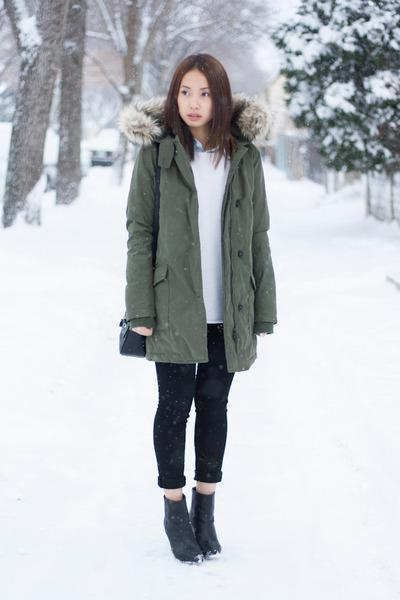
#> input picture assets/top_influenceurs_2024/IMG/image_0.png, 400 x 600 px; its folder holds only this picture in this run
$ jupyter execute --allow-errors main.ipynb
#> lines starting #> are read from the running program, lines starting #| are printed output that depends on the picture
###  Projet : Fashion Trend Intelligence

####  Objectif du projet
Ce projet vise à évaluer la performance d’un modèle de segmentation d'images de vêtements. L’objectif est de prédire des masques segmentés par catégorie et de mesurer la qualité des prédictions via des métriques.

#### Contexte
Le modèle utilisé ici est basé sur le modèle `segformer_b3_clothes`, hébergé sur HuggingFace. Il s’agit d’un modèle pré-entraîné.

Auteur : Christophe Ringot
Date : 25-06-2025

## 1. Import des modules necessaires

Commençons par importer les bibliothèques Python nécessaires. Nous aurons besoin de :
- `os` pour interagir avec le système de fichiers (lister les images).
- `requests` pour effectuer des requêtes HTTP vers l'API.
- `PIL (Pillow)` pour manipuler les images.
- `matplotlib.pyplot` pour afficher les images et les masques.
- `numpy` pour la manipulation des tableaux (les images sont des tableaux de pixels).
- `tqdm.notebook` pour afficher une barre de progression (utile pour plusieurs images).
- `base64` et `io` pour décoder les masques renvoyés par l'API.
- `time` pour calculer la performance du modèle.
- `dotenv` pour charger les variables d'environnements

[cell 1]
from dotenv import load_dotenv, dotenv_values
import matplotlib.pyplot as plt
import os, io, base64, requests
from tqdm import tqdm
from PIL import Image
import numpy as np
import time

### 2. Chargement des variables d'environnement depuis le `.env`

[cell 2]
load_dotenv()
#> (the rest of this cell did not finish here and is left out)

### 3. Déclaration des variables

- **`image_dir`** : Chemin vers le dossier contenant les images à segmenter.
- **`mask_dir`** : Chemin vers le dossier contenant les masques réels associés à chaque image.
- **`max_images`** : Limite le nombre d’images à traiter, utile pour tester rapidement sans tout charger.
- **`api_token`** : Clé secrète d’authentification pour accéder à l’API Hugging Face, à générer sur le site officiel.
  - **Comment obtenir un token API Hugging Face ?**
    1. Créez un compte sur [huggingface.co](https://huggingface.co/).
    2. Allez dans votre profil -> Settings -> Access Tokens.
    3. Créez un nouveau token (par exemple, avec le rôle "read").
    4. Copiez ce token ici.
- **`url`** : Adresse de l’API du modèle `segformer_b3_clothes` pré-entraîné.
- **`headers`** : Dictionnaire d’en-têtes HTTP pour autoriser l’accès à l’API.
- **`image_paths`** : Liste vide initialement, remplie ensuite avec les chemins complets des images à prédire.
- **`mask_paths`** : Liste parallèle à `image_paths`, contenant les chemins vers les masques réels.
- **`combined_masks`** : Liste pour stocker les résultats combinés.

[cell 3]
image_dir = "./assets/top_influenceurs_2024/IMG/"
mask_dir = "./assets/top_influenceurs_2024/Mask/"
max_images = 3
api_token = os.getenv("API_TOKEN")
url = "https://api-inference.huggingface.co/models/sayeed99/segformer_b3_clothes"
headers = {
    "Authorization": f"Bearer {api_token}",
    "Content-Type": "image/png"
}
image_paths = []
mask_paths = []
combined_masks = []

### 4. Fonctions Utilitaires pour le Traitement des Masques

Le modèle que nous utilisons (`sayeed99/segformer_b3_clothes`) renvoie des masques pour différentes classes (cheveux, chapeau, etc.). Ces masques sont encodés en base64. Les fonctions ci-dessous sont fournies pour vous aider à :
1.  `CLASS_MAPPING`: Un dictionnaire qui associe les noms de classes (ex: "Hat") à des identifiants numériques.
2.  `get_image_dimensions`: Récupérer les dimensions d'une image.
3.  `decode_base64_mask`: Décoder un masque de base64 en une image (tableau NumPy) et le redimensionner.
4.  `create_masks`: Combiner les masques de toutes les classes détectées en un seul masque de segmentation final, où chaque pixel a la valeur de l'ID de sa classe.

[cell 4]
CLASS_MAPPING = {
    "Background": 0,
    "Hat": 1,
    "Hair": 2,
    "Sunglasses": 3,
    "Upper-clothes": 4,
    "Skirt": 5,
    "Pants": 6,
    "Dress": 7,
    "Belt": 8,
    "Left-shoe": 9,
    "Right-shoe": 10,
    "Face": 11,
    "Left-leg": 12,
    "Right-leg": 13,
    "Left-arm": 14,
    "Right-arm": 15,
    "Bag": 16,
    "Scarf": 17
}


# [69 lines left out: functions get_image_dimensions, decode_base64_mask, create_masks, not called in this run]

### 5. Boucle pour sauvegarder le chemin de chaques images dans la liste `image_paths`

[cell 5]
"""
    boucle pour parcourir les images du dossier IMG, récupère le chemin et le nom
    de chaque image, puis ajoute le chemin complet dans la liste image_paths.
"""
for path, _, files in os.walk(image_dir):
    for file in files:
        image_paths.append(f"{path}/{file}")

# chemin des masques
for path, _, files in os.walk(mask_dir):
    for file in files:
        mask_paths.append(f"{path}/{file}")

## 6. Fonction pour la Ségmentation de plusieurs images

- Pour chaque image dans la liste `list_of_image_paths` :
  1. **Chargement de l’image originale** avec `PIL.Image.open()`.
  2. **Redimensionnement à 512x512** pour répondre aux contraintes du modèle.
  3. **Conversion en image PNG binaire** via `io.BytesIO()` pour préparer l’envoi HTTP.

- Appel API Hugging Face :
  1. La requête POST est envoyée à `url`, avec l’image encodée dans le body, et les `headers`.
  2. En cas de succès :
      - Le résultat est parsé avec `response.json()`.
      - Le masque combiné est reconstruit à la **taille d’origine** de l’image via `create_masks`.
  3. En cas d’échec :
      - Un `None` est ajouté à la liste pour conserver l’alignement avec les images.
      - L’exception est levée.

- Un `time.sleep(1)` est ajouté entre chaque requête pour éviter de dépasser les limites de taux imposées par l’API.

[cell 6]
def segment_images_batch(list_of_image_paths):
    """
    Segmente une liste d'images en utilisant l'API Hugging Face.

    Args:
        list_of_image_paths (list): Liste des chemins vers les images.

    Returns:
        list: Liste des masques de segmentation (tableaux NumPy).
              Contient None si une image n'a pas pu être traitée.
    """
    batch_segmentations = []

    for image_path in tqdm(list_of_image_paths, desc="Segmentation des images"):
        try:
            with Image.open(image_path) as img:
#> img is the input picture: PIL image 400x600 RGB; mean R, G, B 188.3, 192.5, 197
                original_width, original_height = img.size
#> original_width = 400; original_height = 600
                resized_img = img.resize((512, 512), Image.BILINEAR)
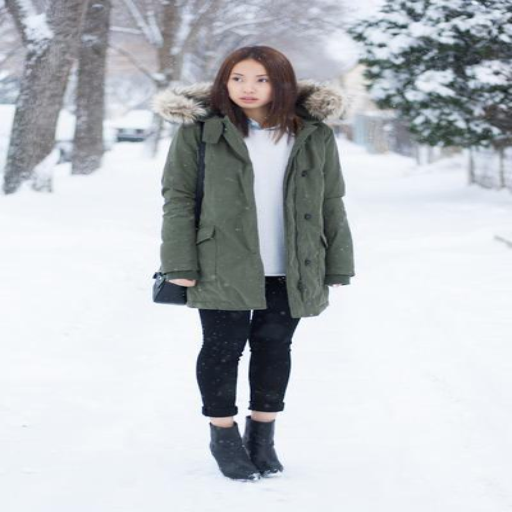
#> resized_img: PIL image 512x512 RGB; mean R, G, B 188.3, 192.5, 197

                buffer = io.BytesIO()
                resized_img.save(buffer, format="PNG")
                buffer.seek(0)

                response = requests.post(url, data=buffer, headers=headers, timeout=15)

                if response.status_code != 200:
                    batch_segmentations.append(None)
                    response.raise_for_status()
                else:
                    response = response.json()
                    combined_mask = create_masks(response, original_width, original_height)
                    batch_segmentations.append(combined_mask)

                time.sleep(1)

        except Exception as e:
            print(f"Erreur avec l'image {image_path} : {e}")
            batch_segmentations.append(None)

    return batch_segmentations

#> (a cell that did not finish here is left out)

### 7. Traîtement de la réponse et affichage du resultat

Cette fonction affiche un aperçu visuel pour chaque image traitée :

- **Image originale**
- **Masque réel**
- **Masque prédit**
- **Superposition** pour évaluer visuellement la qualité de la prédiction

[cell 8]
# [43 lines left out: function display_segmented_images_batch, not called in this run]


# Afficher les résultats du batch
#> (the rest of this cell did not finish here and is left out)

## IoU

L’**IoU** (Intersection over Union) mesure le recouvrement entre le masque prédit du modèle et le masque réel pour chaque classe.

La formule de l’IoU est la suivante :

$$
\text{IoU} = \frac{|\text{Préd}(c) \cap \text{GT}(c)|}{|\text{Préd}(c) \cup \text{GT}(c)|}
$$

### Interprétation du résultat :

| IoU         | Interprétation                 |
|-------------|--------------------------------|
| 0.90–1.00   | Excellente segmentation        |
| 0.70–0.90   | Bonne segmentation             |
| 0.50–0.70   | Acceptable                     |
| < 0.50      | Mauvaise détection / confusion |

[cell 9]
# Initialisation des listes pour les masques aplatis et les scores d'IoU
y_trues = []
y_preds = []
iou_scores = []

# Parcours des masques prédits
#> (the rest of this cell did not finish here and is left out)

## IoU par image
Ce graphique permet d’identifier les images ayant les IoU les plus faibles, afin de repérer les anomalies qui entraînent une baisse du score global du modèle.

[cell 10]
image_ids = [f"Image {i+1}" for i in range(len(iou_scores))]

plt.figure(figsize=(14, 6))

plt.plot(image_ids, iou_scores, marker='o', linestyle='-', color='teal', label="IoU par image")

plt.axhline(np.nanmean(iou_scores), color='red', linestyle='--', label=f"Moyenne = {np.nanmean(iou_scores):.2f}")

plt.xticks(rotation=45, ha="right")
plt.ylim(0, 1.05)
plt.ylabel("IoU")
plt.title("IoU par image")
plt.legend()
plt.grid(True, linestyle='--', alpha=0.5)
plt.tight_layout()
plt.show()
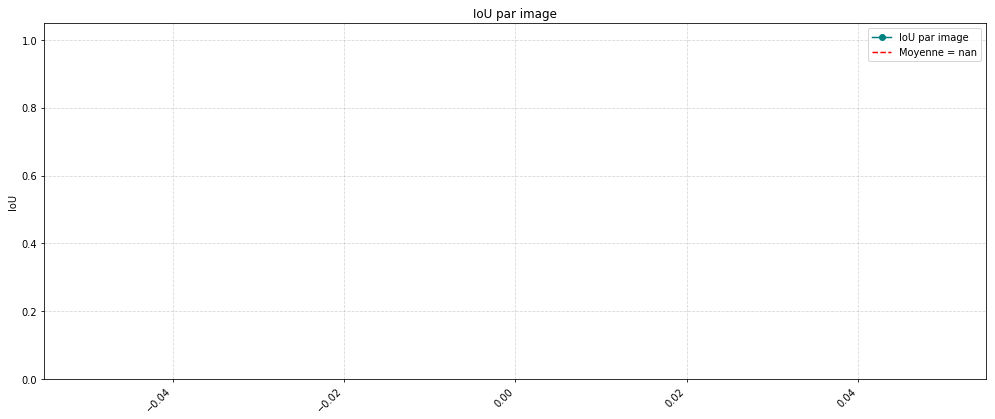
#> figure drawn by matplotlib, 1 panel

$ run again, on assets/top_influenceurs_2024/IMG/image_12.png
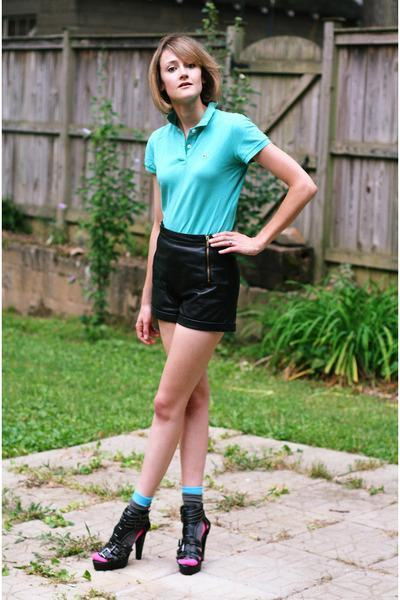
#> input picture assets/top_influenceurs_2024/IMG/image_12.png, 400 x 600 px
#> in segment_images_batch, img is the input picture: PIL image 400x600 RGB; mean R, G, B 130.8, 135.8, 114.7
#> in segment_images_batch, `resized_img = img.resize((512, 512), Image.BILINEAR)`:
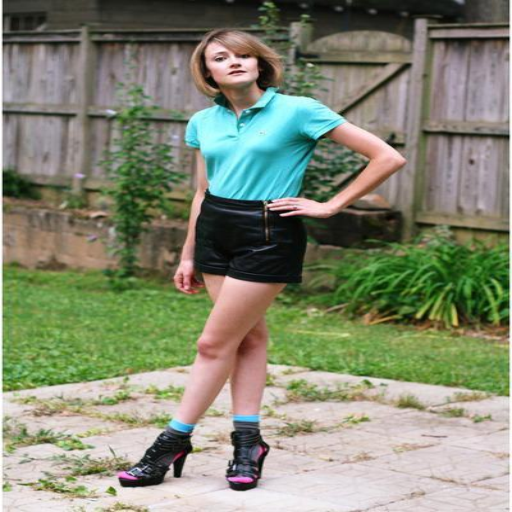
#> resized_img: PIL image 512x512 RGB; mean R, G, B 130.8, 135.8, 114.7

$ run again, on assets/top_influenceurs_2024/IMG/image_13.png
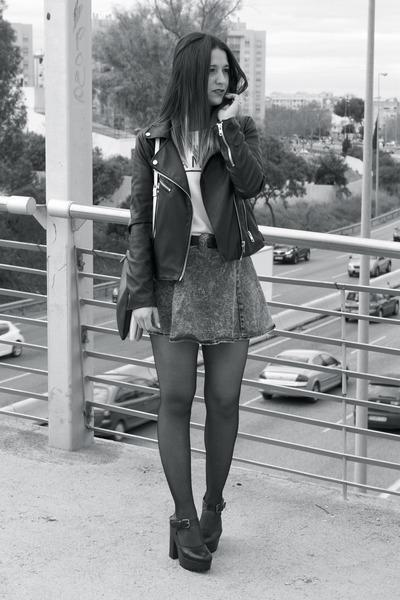
#> input picture assets/top_influenceurs_2024/IMG/image_13.png, 400 x 600 px
#> in segment_images_batch, img is the input picture: PIL image 400x600 RGB; mean R, G, B 146.7, 148.7, 150.3
#> in segment_images_batch, `resized_img = img.resize((512, 512), Image.BILINEAR)`:
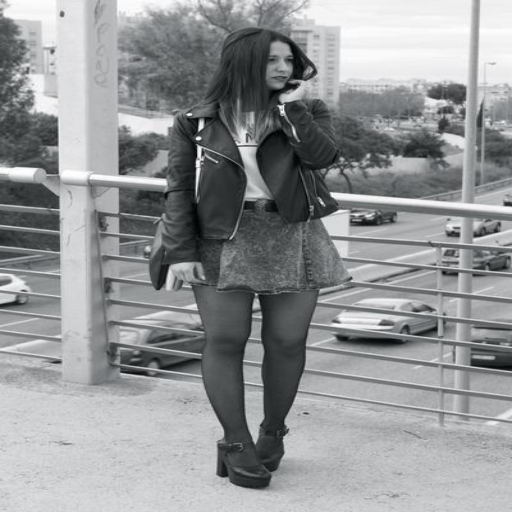
#> resized_img: PIL image 512x512 RGB; mean R, G, B 146.7, 148.7, 150.3

$ run again, on assets/top_influenceurs_2024/IMG/image_14.png
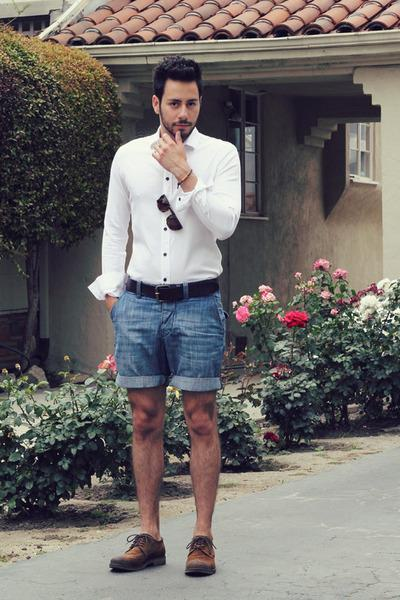
#> input picture assets/top_influenceurs_2024/IMG/image_14.png, 400 x 600 px
#> in segment_images_batch, img is the input picture: PIL image 400x600 RGB; mean R, G, B 112.8, 108.5, 106.3
#> in segment_images_batch, `resized_img = img.resize((512, 512), Image.BILINEAR)`:
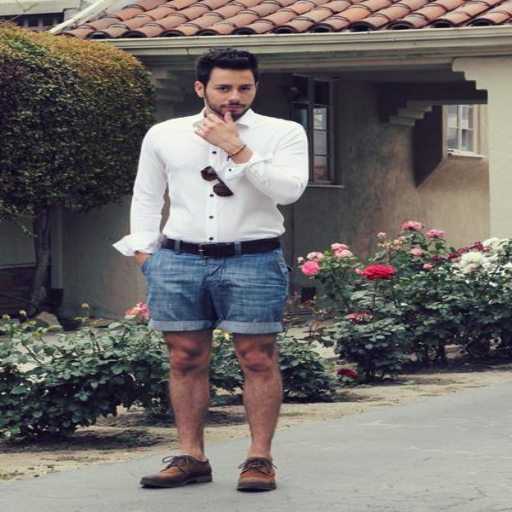
#> resized_img: PIL image 512x512 RGB; mean R, G, B 112.8, 108.5, 106.3

$ run again, on assets/top_influenceurs_2024/IMG/image_1.png
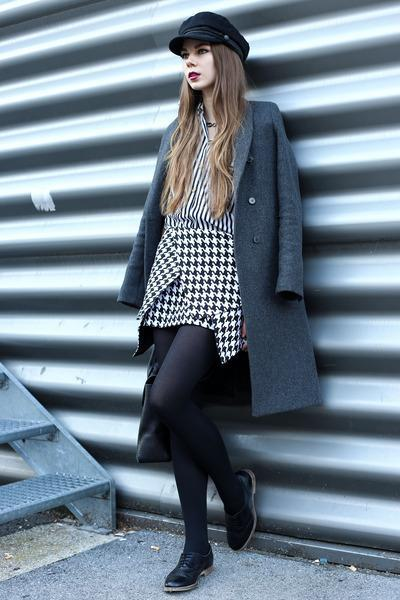
#> input picture assets/top_influenceurs_2024/IMG/image_1.png, 400 x 600 px
#> in segment_images_batch, img is the input picture: PIL image 400x600 RGB; mean R, G, B 112.4, 127.8, 140.6
#> in segment_images_batch, `resized_img = img.resize((512, 512), Image.BILINEAR)`:
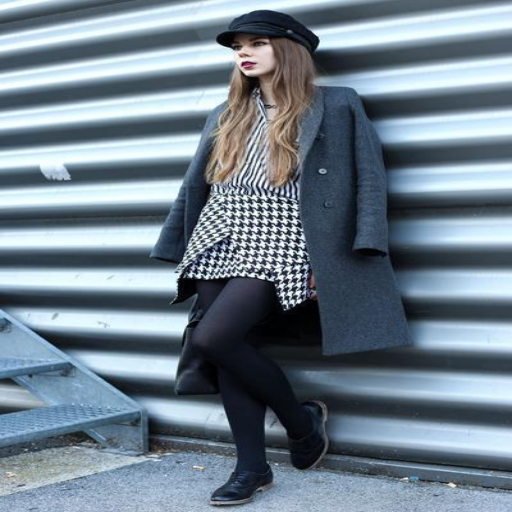
#> resized_img: PIL image 512x512 RGB; mean R, G, B 112.4, 127.8, 140.6
